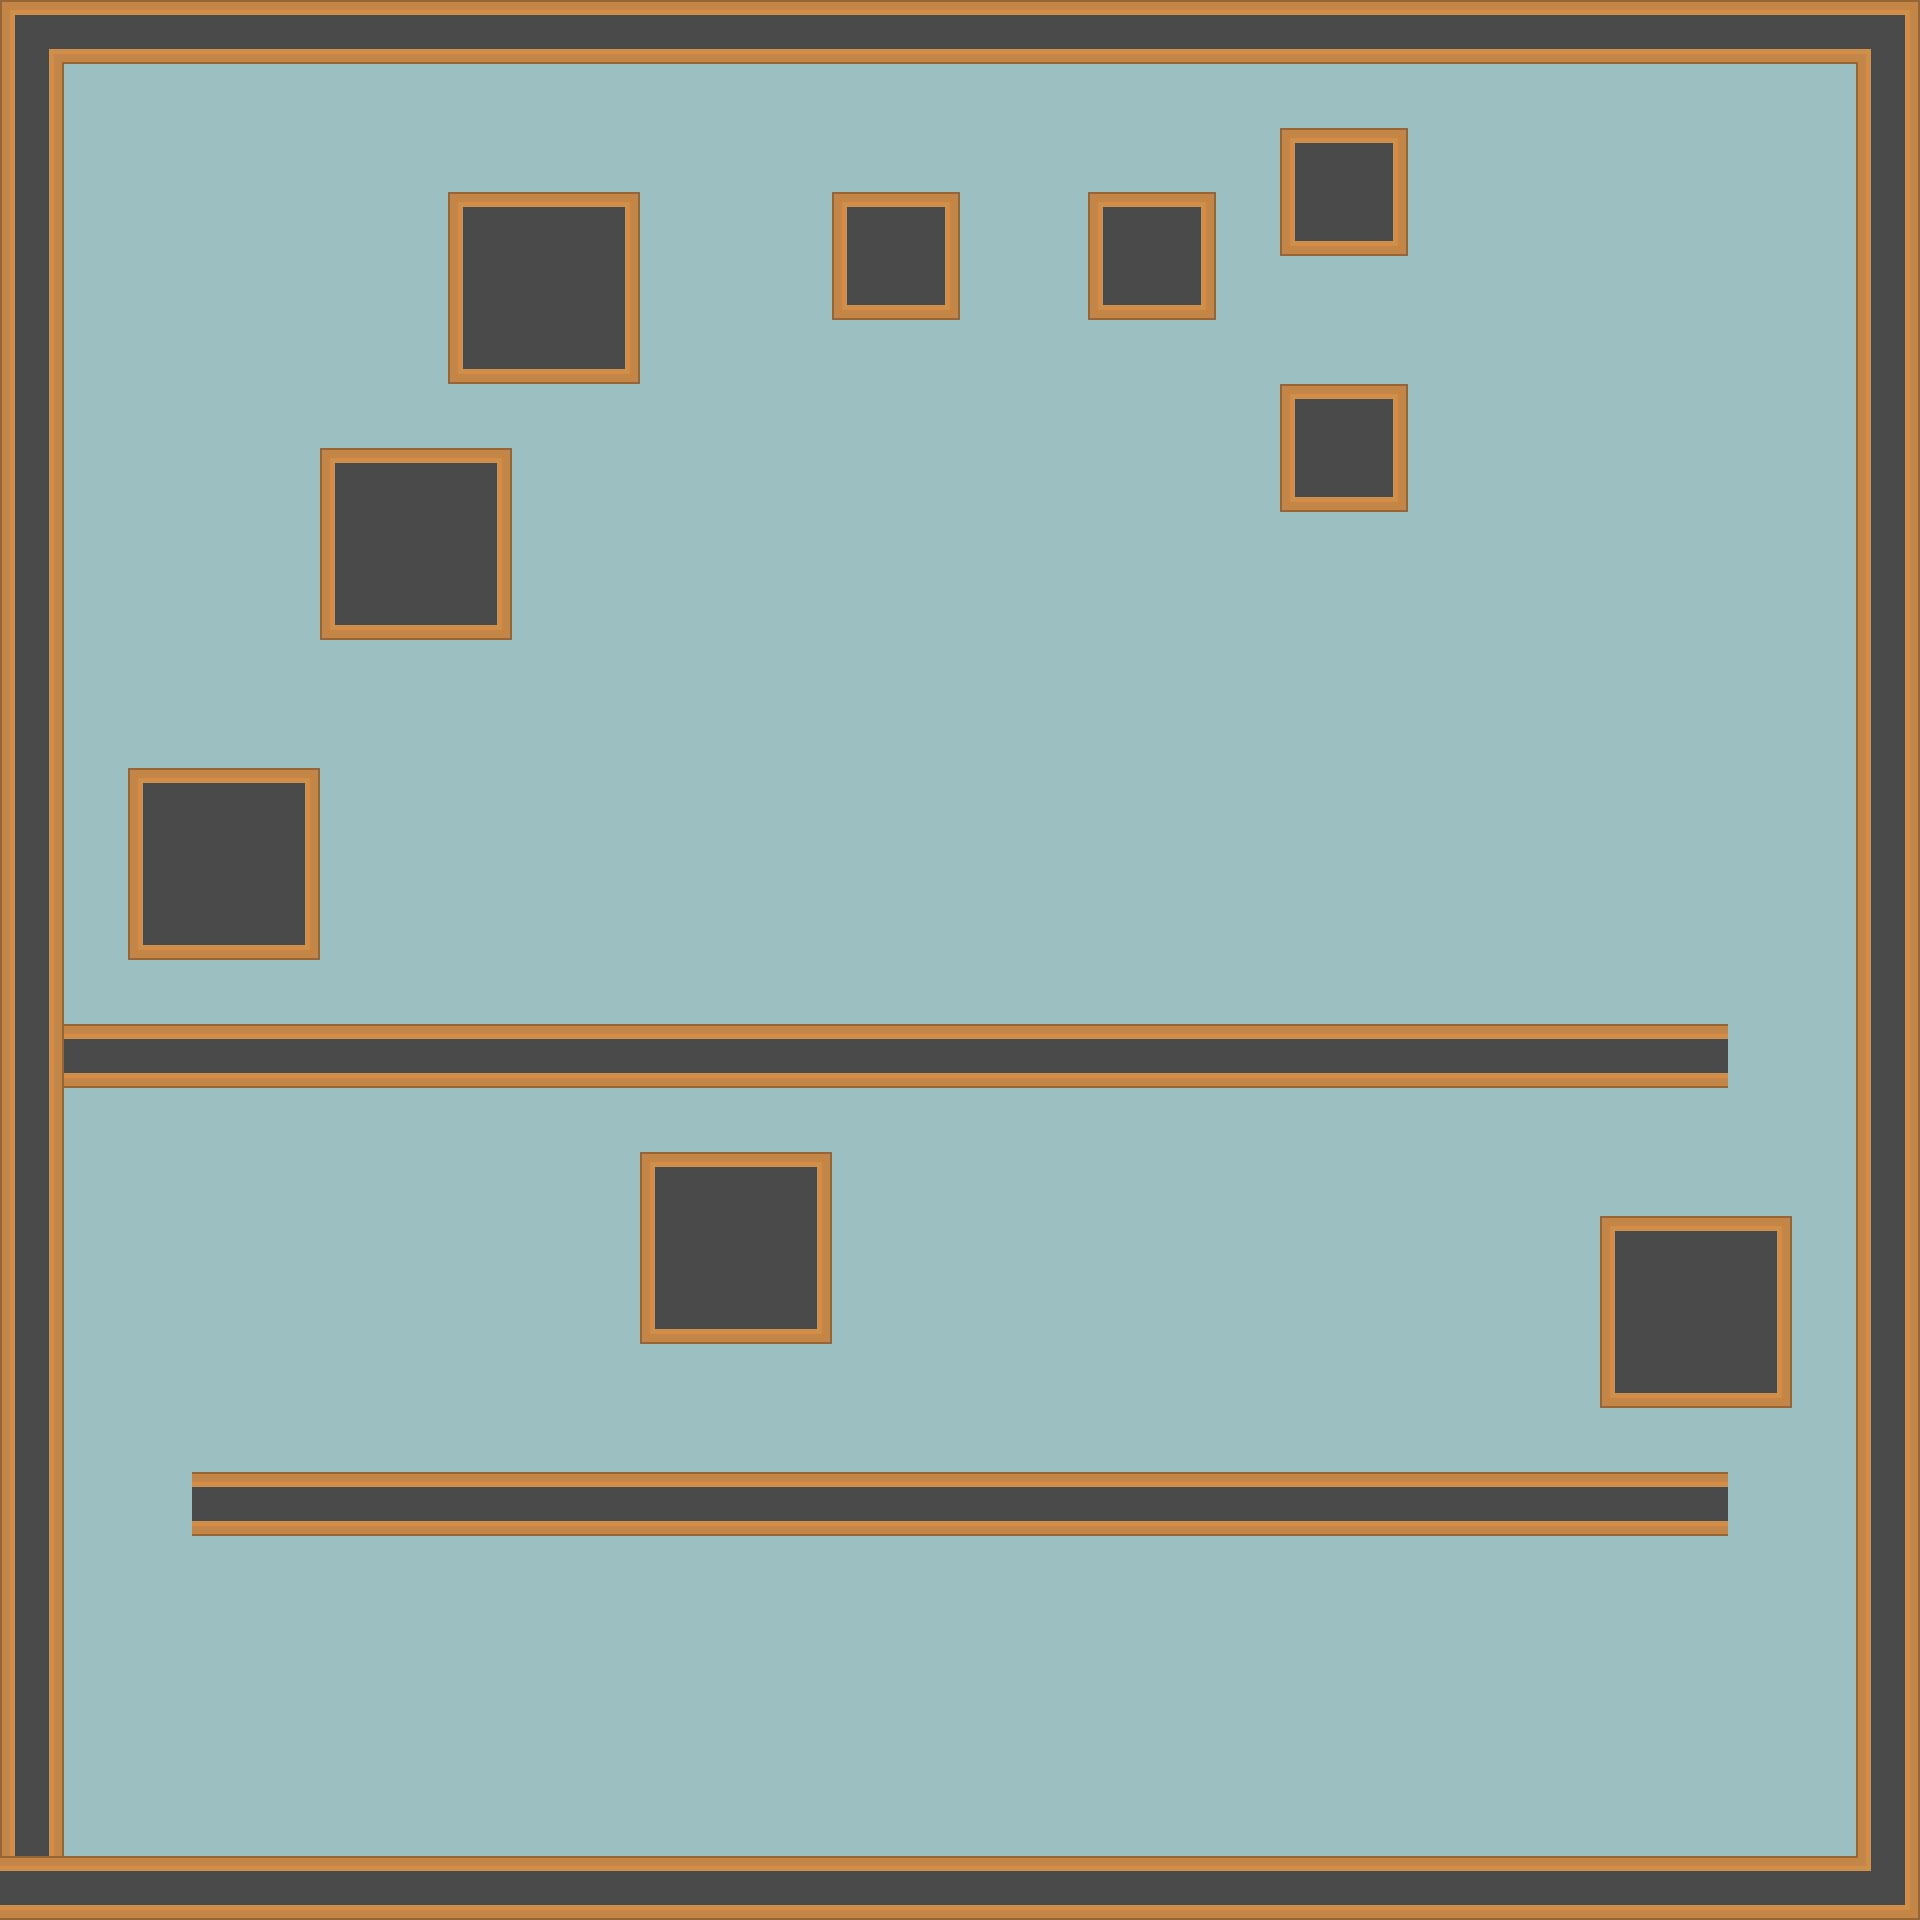

A 2D game scene composited from a Tiled map and its tileset images. What follows is a short description and the map's XML, with each tile layer's data collapsed to a summary:
An orthogonal 30x30 tile map with 64x64 px tiles, 4 tile layers (Background, Details, Buildings, Overlay) and 25 objects (15x Static, 7x Consumable, 2x Weapon, PlayerSpawn).

<map version="1.0" tiledversion="1.0.3" orientation="orthogonal" renderorder="right-down" width="30" height="30" tilewidth="64" tileheight="64" nextobjectid="260">
 <tileset firstgid="1" source="tilesheet.tsx" />
 <layer name="Background" width="30" height="30">
  <data>[900 cells, 900 non-empty, 1 distinct tile ids]</data>
 </layer>
 <layer name="Details" width="30" height="30">
  <data>[900 cells, 0 non-empty, 0 distinct tile ids]</data>
 </layer>
 <layer name="Buildings" width="30" height="30">
  <data>[900 cells, 227 non-empty, 14 distinct tile ids]</data>
 </layer>
 <layer name="Overlay" width="30" height="30">
  <data>[900 cells, 0 non-empty, 0 distinct tile ids]</data>
 </layer>
 <objectgroup name="Structures">
  <object id="183" type="Static" x="0" y="1856" width="1856" height="64" />
  <object id="184" type="Static" x="0" y="0" width="1920" height="64" />
  <object id="185" type="Static" x="0" y="64" width="56.6667" height="1792" />
  <object id="186" type="Static" x="1856" y="64" width="62.6667" height="1856" />
  <object id="229" type="Static" x="192" y="1472" width="1536" height="64" />
  <object id="230" type="Static" x="64" y="1024" width="1664" height="64" />
  <object id="234" type="Static" x="832" y="192" width="128" height="128" />
  <object id="235" type="Static" x="1280" y="384" width="128" height="128" />
  <object id="236" type="Static" x="1280" y="128" width="128" height="128" />
  <object id="237" type="Static" x="1088" y="192" width="128" height="128" />
  <object id="239" type="Static" x="448" y="192" width="192" height="192" />
  <object id="241" type="Static" x="320" y="448" width="192" height="192" />
  <object id="242" type="Static" x="128" y="768" width="192" height="192" />
  <object id="243" type="Static" x="640" y="1152" width="192" height="192" />
  <object id="244" type="Static" x="1600" y="1216" width="192" height="192" />
 </objectgroup>
 <objectgroup name="Pickups">
  <object id="245" name="armor" type="Consumable" x="1671" y="715" width="34" height="34">
   <properties>
    <property name="amount" type="int" value="10" />
   </properties>
  </object>
  <object id="246" name="armor" type="Consumable" x="343" y="333" width="34" height="34">
   <properties>
    <property name="amount" type="int" value="10" />
   </properties>
  </object>
  <object id="247" name="armor" type="Consumable" x="463" y="781" width="34" height="34">
   <properties>
    <property name="amount" type="int" value="10" />
   </properties>
  </object>
  <object id="248" name="armor" type="Consumable" x="1037" y="131" width="34" height="34">
   <properties>
    <property name="amount" type="int" value="10" />
   </properties>
  </object>
  <object id="249" name="armor" type="Consumable" x="1295" y="1237" width="34" height="34">
   <properties>
    <property name="amount" type="int" value="10" />
   </properties>
  </object>
  <object id="250" name="armor" type="Consumable" x="395" y="1223" width="34" height="34">
   <properties>
    <property name="amount" type="int" value="10" />
   </properties>
  </object>
  <object id="251" name="armor" type="Consumable" x="1097" y="1681" width="34" height="34">
   <properties>
    <property name="amount" type="int" value="10" />
   </properties>
  </object>
  <object id="258" name="rifle" type="Weapon" x="1512.17" y="1688.17" width="45" height="45">
   <properties>
    <property name="bullets" type="int" value="2" />
    <property name="capacity" type="int" value="30" />
    <property name="cooldown" type="float" value="0.1" />
    <property name="damage" type="int" value="1" />
    <property name="knockback" type="float" value="4" />
    <property name="speed" type="float" value="60" />
    <property name="spread" type="float" value="8" />
   </properties>
  </object>
  <object id="259" name="shotgun" type="Weapon" x="128" y="1728" width="45" height="45">
   <properties>
    <property name="bullets" type="int" value="6" />
    <property name="capacity" type="int" value="16" />
    <property name="cooldown" type="float" value="1" />
    <property name="damage" type="int" value="1" />
    <property name="knockback" type="float" value="8" />
    <property name="speed" type="float" value="30" />
    <property name="spread" type="float" value="18" />
   </properties>
  </object>
 </objectgroup>
 <objectgroup name="Spawns">
  <object id="256" name="PlayerSpawn" type="PlayerSpawn" x="616" y="1698.67" width="64" height="64">
   <properties>
    <property name="health" type="int" value="10" />
   </properties>
  </object>
 </objectgroup>
</map>
